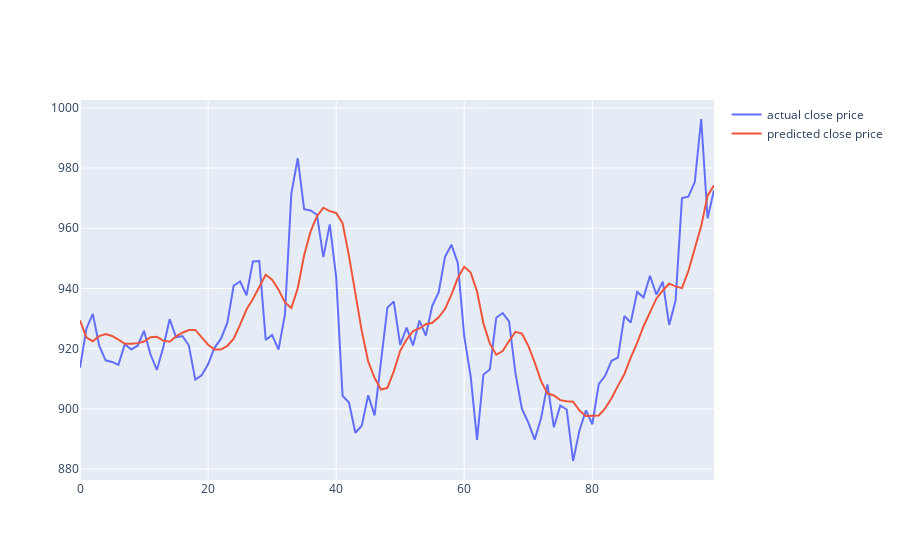

Source (notebook cell):
### Code cell
fig = go.Figure()
fig.add_trace(go.Scatter(x=df.index[:100], y=y_test[:100,0], mode='lines', name='actual close price'))
fig.add_trace(go.Scatter(x=df.index[:100], y= y_test_pred[:100,0], mode='lines', name='predicted close price'))
